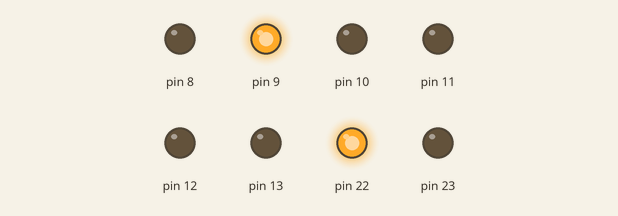
Bench run of a sketch on a simulated Arduino Uno, built with avr-gcc and run on an emulated ATmega328P. Parts: output pins drawn as LEDs (lit = HIGH).

Above: at 0.5 s.
At 2.2 s:
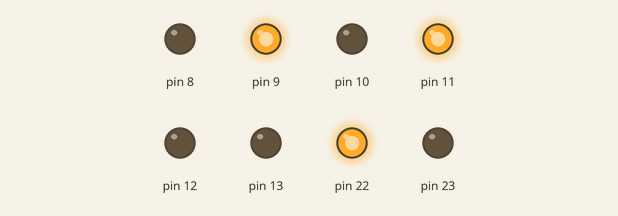
Timing chart, 0 to 3.0 s (numbered marks = the images above):
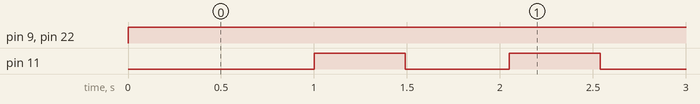

Measured:
- by itself, pin 9, pin 22: LOW → HIGH at 0.00 s
- by itself, pin 11: alternates HIGH for 0.49 s and LOW for 0.56 s

The sketch:

actividad3_3.ino
```cpp
// interrupt pin
int interrupt_pin = 2;

//contador
int counter = 0;

void setup()
{
  DDRB = DDRB | B11111111; // Data Direction Register B: Inputs 0-6, Output 7
  Serial.begin(9600);
  cli();
  TCCR1B = 0; TCCR1A = 0;
  TCCR1B |= (1 << CS12);
  TCNT1 = 3036;
  TIMSK1 |= (1 << TOIE1);
  sei();

}

ISR(TIMER1_OVF_vect)
{
asm(
    "interrupcion: \n\t"
    ".EQU PORTB, 0x05 \n\t"
    "SBIS PORTB, 6 \n\t"
    "RCALL OPCION_1 \n\t"
    "SBIS PORTB, 2 \n\t"
    "RCALL OPCION_2 \n\t"
    "JMP END \n\t"

    "OPCION_1:"
    "CBI PORTB,6 \n\t"
    "SBI PORTB,5 \n\t"
    "RCALL WAIT \n\t"
    "CBI PORTB,5 \n\t"
    "CBI PORTB,1 \n\t"
    "SBI PORTB,4 \n\t"
    "SBI PORTB,2 \n\t"
    "RET \n\t"

    "OPCION_2:"
    "CBI PORTB,2 \n\t"
    "SBI PORTB,3 \n\t"
    "RCALL WAIT \n\t"
    "CBI PORTB,3 \n\t"
    "CBI PORTB,4 \n\t"
    "SBI PORTB,6 \n\t"
    "SBI PORTB,1 \n\t"
    "RET \n\t"

    "WAIT: \n\t"
    "LDI r22, 40 \n\t"
    "LOOP_3: \n\t"
    "LDI r21, 255 \n\t"
    "LOOP_2: \n\t"
    "LDI r20, 255 \n\t"
    "LOOP_1: \n\t"
    "DEC r20 \n\t"
    "BRNE LOOP_1 \n\t"
    "DEC r21 \n\t"
    "BRNE LOOP_2 \n\t"
    "DEC r22 \n\t"
    "BRNE LOOP_3 \n\t"
    "ret \n\t"
    "END: \n\t"
    );
}
void loop()
{

asm (
  "inicio: \n\t"
  ".EQU PORTB, 0x05 \n\t"
  "LDI R16, 0B01000010 \n\t"
  "LDI R17, 0B00100010 \n\t"
  "LDI R18, 0B00010100 \n\t"
  "LDI R19, 0B00011000 \n\t"
  "OUT PORTB, R16 \n\t"
  "LOOP:"
  "JMP LOOP \n\t"
);
}
```
